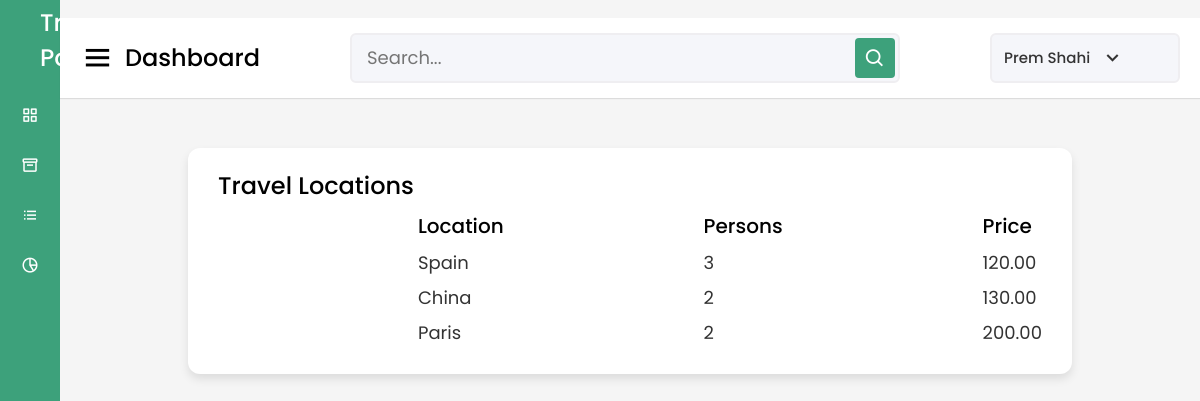
The page /adminpanel-locations.php on the database as committed earlier.
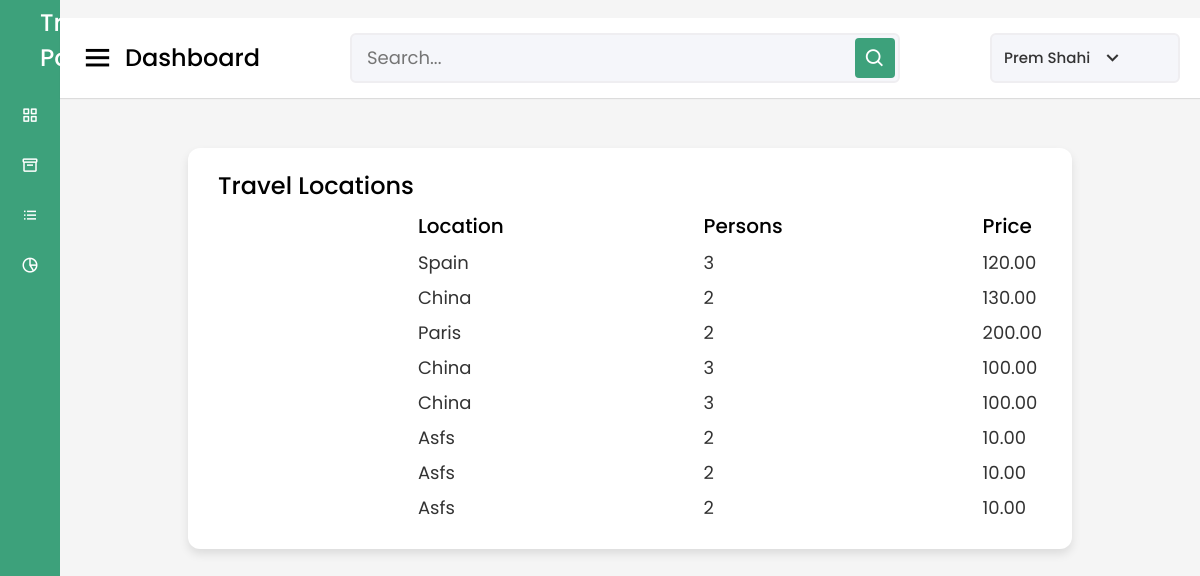
The same page on the database as committed later.
### tables this page shows
CREATE TABLE `flights` (
  `flights_id` int(11) NOT NULL,
  `description` text NOT NULL,
  `price` decimal(8,2) NOT NULL,
  `startDate` date NOT NULL,
  `endDate` date NOT NULL,
  `persons` int(10) DEFAULT NULL,
  `destination` varchar(30) DEFAULT NULL,
  `image` varchar(255) DEFAULT NULL
);

### adminpanel-locations.php (the view, shortened to what this page needs)
<!DOCTYPE html>
<html lang="en" dir="ltr">
  <head>
    <link rel="stylesheet" href="style.css">
    <link href='https://unpkg.com/boxicons@2.0.7/css/boxicons.min.css' rel='stylesheet'>
     <link rel="stylesheet" href="css/adminPanel-locations.css" />
   </head>
<body>
  <?php include_once "includes/connect.php"; ?>
  <div class="sidebar">
    <div class="logo-details">
      <span class="logo_name">Travel Point</span>
    </div>
      <ul class="nav-links">
        <li>
          <a href="adminpanel.php" class="active">
            <i class='bx bx-grid-alt' ></i>
            <span class="links_name">Dashboard</span>
          </a>
        </li>
        <li>
          <a href="adminpanel-locations.php">
            <i class='bx bx-box' ></i>
            <span class="links_name">locations</span>
          </a>
        </li>
        <li>
          <a href="adminpanel-userAccounts.php">
            <i class='bx bx-list-ul' ></i>
            <span class="links_name">user accounts</span>
          </a>
        </li>
        <li>
        <a href="adminpanel-bookedTravels.php">
            <i class='bx bx-pie-chart-alt-2' ></i>
            <span class="links_name">Bookings</span>
          </a>
        </li>
      </ul>
  </div>
  <section class="home-section">
    <nav>
      <div class="sidebar-button">
        <i class='bx bx-menu sidebarBtn'></i>
        <span class="dashboard">Dashboard</span>
      </div>
      <div class="search-box">
        <input type="text" placeholder="Search...">
        <i class='bx bx-search' ></i>
      </div>
      <div class="profile-details">
        <span class="admin_name">Prem Shahi</span>
        <i class='bx bx-chevron-down' ></i>
      </div>
    </nav>
    <div class="home-content">
      <div class="sales-boxes">
        <div class="recent-sales box">
          <div class="title">Travel locations</div>
          <div class="sales-details">
            <ul class="details">
            <li class="topic">Location</li>
            <?php
            $sql = "SELECT * FROM flights";
            $stmt = $connect->prepare($sql);
            $stmt->execute();
            $result = $stmt->fetchAll();
            foreach($result as $item){?>
            <li><a href="#"><?php echo $item['destination']; ?></a></li>
            <?php } ?>
          </ul>
          <ul class="details">
            <li class="topic">Persons</li>
            <?php foreach($result as $item){ ?>
            <li><a href="#"><?php echo $item['persons'] ?></a></li>
            <?php } ?>
          </ul>
          <ul class="details">
            <li class="topic">Price</li>
            <?php foreach($result as $item){ ?>
            <li><a href="#"><?php echo $item['price'] ?></a></li>
            <?php } ?>
          </ul>
          </div>
        </div>
    </div>
  </section>
</body>
</html>

Rows that differ between the two databases and show on the page:
added flights: destination "China", persons "3", price "100.00"
added flights: destination "China", persons "3", price "100.00"
added flights: destination "Asfs", persons "2", price "10.00"
added flights: destination "Asfs", persons "2", price "10.00"
added flights: destination "Asfs", persons "2", price "10.00"
